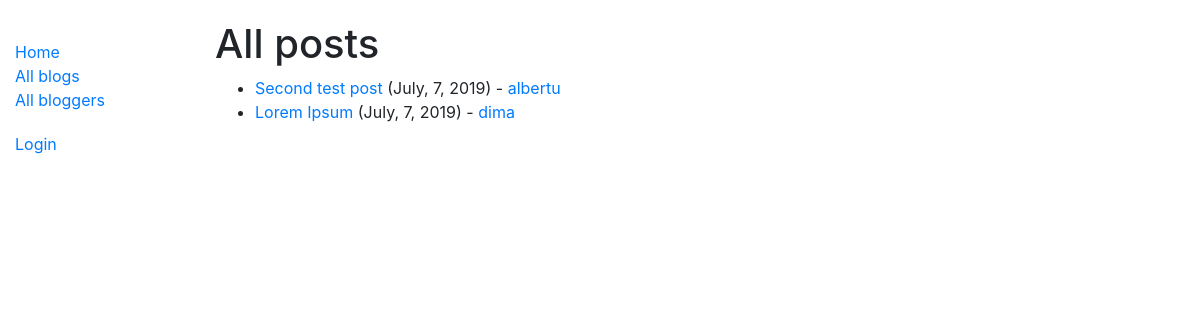
The app's page /blog/blogs/, older data.
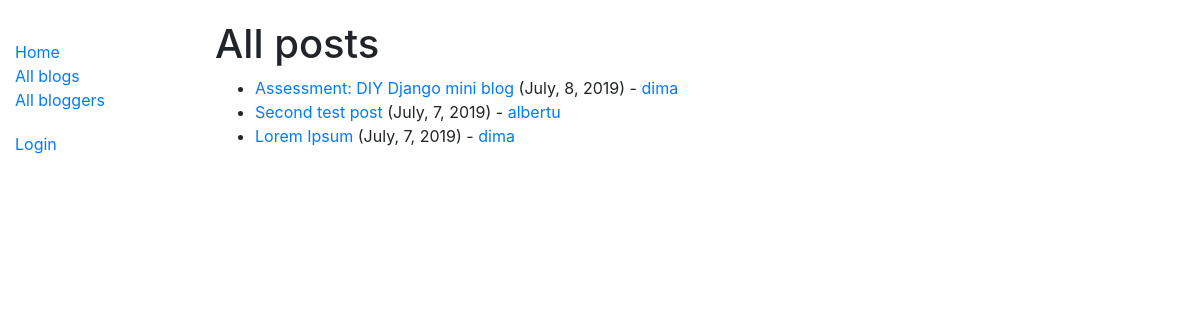
The same page, newer data.
### blog/models.py (models this page shows, shortened)
class Post(models.Model):
	title = models.CharField(max_length=100)
	body = models.TextField()
	created_at = models.DateTimeField(auto_now_add=True)
	author = models.ForeignKey(Author, on_delete=models.SET_NULL, null=True)
	def format_created_at(self):
		return self.created_at.strftime('%B, %-d, %Y')
	def get_absolute_url(self):
		return reverse('post-detail', args=[str(self.id)])
	class Meta:
		ordering = ['-created_at']

class Author(models.Model):
	user = models.ForeignKey(User, on_delete=models.SET_NULL, null=True)
	bio = models.TextField(max_length=500)
	def __str__(self):
		return self.user.username
	def get_absolute_url(self):
		return reverse('author-detail', args=[str(self.id)])
	class Meta:
		ordering = ['user']

### blog/views.py (the view)
# urls.py: path('blogs/', views.PostListView.as_view(), name='posts'),
class PostListView(generic.ListView):
	model = Post
	paginate_by = 5

### blog/templates/blog/post_list.html (shortened to what this page needs)
{% extends "base_generic.html" %}
{% block content %}
	<h1>All posts</h1>
	{% if post_list %}
	<ul>
		{% for post in post_list %}
			<li>
				<a href="{{ post.get_absolute_url }}">{{ post.title }}</a> ({{ post.format_created_at }}) -
				<a href="{{ post.author.get_absolute_url }}">{{ post.author }}</a>
			</li>
		{% endfor %}
	</ul>
	{% else %}
		<h4>There are no posts in blog.</h4>
	{% endif %}
{% endblock %}

Row changes from the older to the newer data that the page shows:
added Post: title "Assessment: DIY Django mini blog", format_created_at "July, 8, 2019", author "dima"
